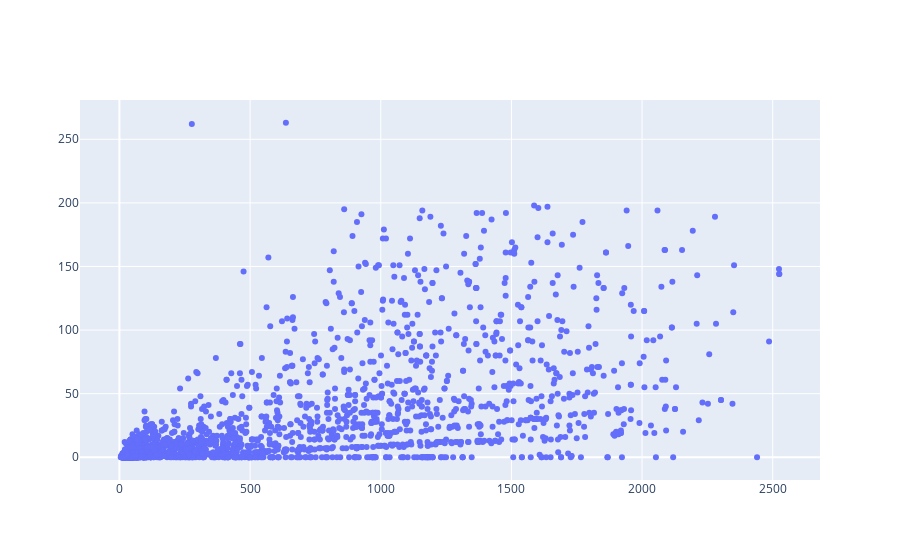

Notebook cell for this chart:
### Code cell
#Sweet Products SCATTER PLOT
fig6 = go.Figure()
fig6.add_trace(go.Scatter(x=df2.Expenses, y=df2.SweetProducts,mode="markers"))

### Figure 1 — Plotly figure (JSON) as saved in the notebook; plotly's stock layout.template omitted (floating-point values rounded to 4 significant figures; data arrays with more than 128 entries replaced by an {"elided": "..."} marker saying what was removed)
{"data": [{"mode": "markers", "type": "scatter", "x": {"elided": "2236 int values"}, "y": {"elided": "2236 int values"}}], "layout": {}}
